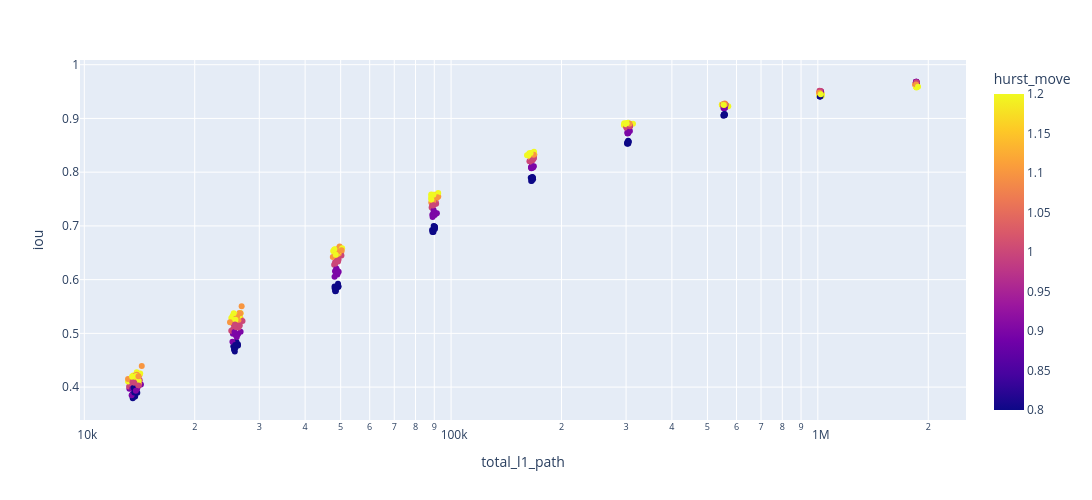

The cell this chart's notebook holds for it:
### Code cell
px.scatter(df[df.thickness==10], x='total_l1_path', y='iou', color='hurst_move', height=500, width=1500, log_x=True)
# fig1.write_html('thickness_hurst.html')

### Figure 1 — Plotly figure (JSON) as saved in the notebook; plotly's stock layout.template omitted (floating-point values rounded to 4 significant figures; data arrays with more than 128 entries replaced by an {"elided": "..."} marker saying what was removed)
{"data": [{"hovertemplate": "total_l1_path=%{x}<br>iou=%{y}<br>hurst_move=%{marker.color}<extra></extra>", "legendgroup": "", "marker": {"color": {"elided": "450 float values"}, "coloraxis": "coloraxis", "symbol": "circle"}, "mode": "markers", "name": "", "orientation": "v", "showlegend": false, "type": "scatter", "x": {"elided": "450 int values"}, "xaxis": "x", "y": {"elided": "450 float values"}, "yaxis": "y"}], "layout": {"coloraxis": {"colorbar": {"title": {"text": "hurst_move"}}, "colorscale": [[0, "#0d0887"], [0.1111, "#46039f"], [0.2222, "#7201a8"], [0.3333, "#9c179e"], [0.4444, "#bd3786"], [0.5556, "#d8576b"], [0.6667, "#ed7953"], [0.7778, "#fb9f3a"], [0.8889, "#fdca26"], [1, "#f0f921"]]}, "height": 500, "legend": {"tracegroupgap": 0}, "margin": {"t": 60}, "width": 1500, "xaxis": {"anchor": "y", "domain": [0, 1], "title": {"text": "total_l1_path"}, "type": "log"}, "yaxis": {"anchor": "x", "domain": [0, 1], "title": {"text": "iou"}}}}
